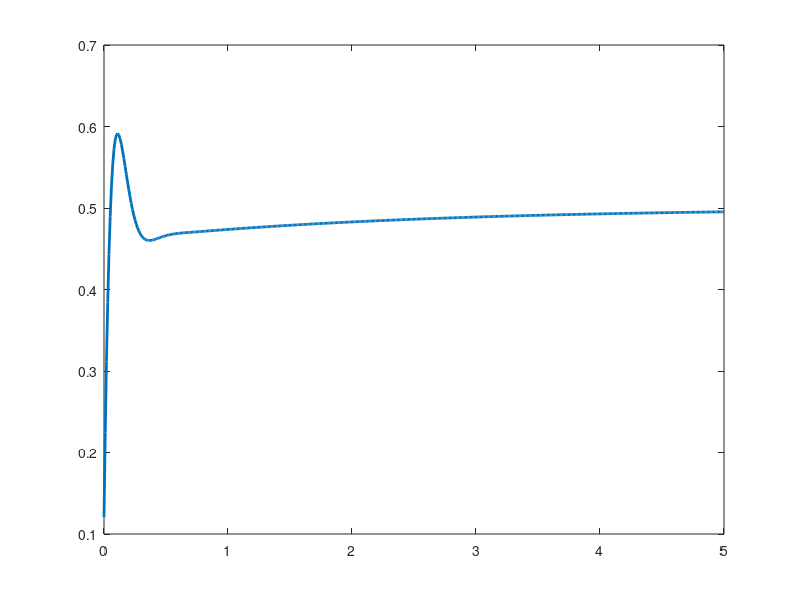

This chart was generated by the following MATLAB code: (Note: this script raises an error after producing the figure.)
% =========================================================================
% LABORATORIO DE CONTROL DE ALTURA DEL DRON CRAZYFLIE
% Sistemas de control 1
% -------------------------------------------------------------------------
% Parte 1: Simulación de controlador PID de altura para el modelo
% simplificado de un dron en condiciones ideales
% =========================================================================

%% Simulación
% Parámetros del sistema
m = 0.023;  % masa del dron en kg
g = 9.81;   % gravedad en m/s^2

% Parámetros del controlador PID
Kp = 6.00;  % Ganancia proporcional
Ki = 2.50;  % Ganancia integral
Kd = 0.50;  % Ganancia derivativa
integral_error = 0;
prev_error = 0;

% Altura objetivo
h_objetivo = 0.5; % Altura deseada en metros

% Tiempo de simulación
t_final = 5;  % Duración en segundos
dt = 0.01;     % Intervalo de tiempo

% Variables de estado inicial
h = 0;  % Altura inicial
v = 0;  % Velocidad inicial

% Vectores para guardar resultados
time = 0:dt:t_final;
h_values = zeros(size(time));
v_values = zeros(size(time));
u_values = zeros(size(time));  % Para graficar la señal de control
error_values = zeros(size(time));  % Para graficar el error

% Bucle de simulación
for i = 1:length(time)
    % Cálculo del error
    error = h_objetivo - h;
    
    % Controlador PID
    integral_error = integral_error + error * dt;
    derivative_error = (error - prev_error) / dt;
    u = Kp * error + Ki * integral_error + Kd * derivative_error;
    prev_error = error;
    
    a = (u - m * g) / m;  % Aceleración
    v = v + a * dt;       % Velocidad
    h = h + v * dt;       % Altura
    
    h_values(i) = h;
    v_values(i) = v;
    u_values(i) = u;
    error_values(i) = error;
end

% Graficar resultados
figure;
%subplot(3, 1, 1);
plot(time, h_values, 'LineWidth', 2);
yline(h_objetivo, '--', 'LineWidth', 1.5, 'Color', [0.5, 0, 0]); % Línea punteada en 0.5
xlabel('Tiempo (s)');
ylabel('Altura (m)');
title('Simulación de la altura del dron (modelo simplificado)');
grid on;

%%
subplot(3, 1, 2);
plot(time, error_values, 'LineWidth', 2);
xlabel('Tiempo (s)');
ylabel('Error (m)');
title('Error de Altura');
grid on;

subplot(3, 1, 3);
plot(time, u_values, 'LineWidth', 2);
xlabel('Tiempo (s)');
ylabel('Señal de Control');
title('Señal de Control con Saturación');
grid on;